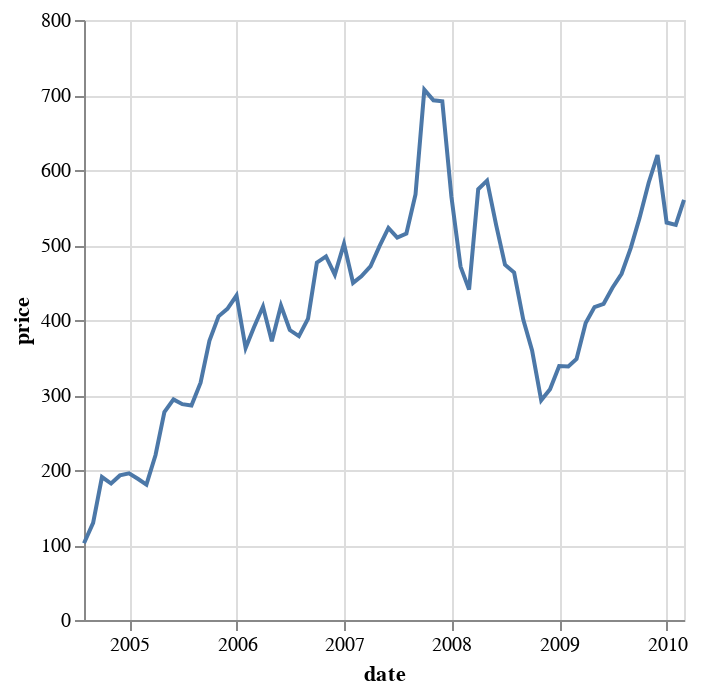

The notebook cell this image was saved under:
### Markdown cell above
Data transform in pandas

### Code cell
GOOG = stocks.query('symbol == "GOOG"')

alt.Chart(GOOG).mark_line().encode(
    x='date:T',
    y='price:Q'
)

### Figure 1 — Vega-Lite specification as saved in the notebook (floating-point values rounded to 4 significant figures)
{"config": {"view": {"continuousWidth": 300, "continuousHeight": 300}}, "data": {"name": "data-0fff2011ed9b71fa721c2b85edd74396"}, "mark": {"type": "line"}, "encoding": {"x": {"field": "date", "type": "temporal"}, "y": {"field": "price", "type": "quantitative"}}, "$schema": "https://vega.github.io/schema/vega-lite/v5.8.0.json", "datasets": {"data-0fff2011ed9b71fa721c2b85edd74396": [{"symbol": "GOOG", "date": "2004-08-01T00:00:00", "price": 102.4}, {"symbol": "GOOG", "date": "2004-09-01T00:00:00", "price": 129.6}, {"symbol": "GOOG", "date": "2004-10-01T00:00:00", "price": 190.6}, {"symbol": "GOOG", "date": "2004-11-01T00:00:00", "price": 182.0}, {"symbol": "GOOG", "date": "2004-12-01T00:00:00", "price": 192.8}, {"symbol": "GOOG", "date": "2005-01-01T00:00:00", "price": 195.6}, {"symbol": "GOOG", "date": "2005-02-01T00:00:00", "price": 188.0}, {"symbol": "GOOG", "date": "2005-03-01T00:00:00", "price": 180.5}, {"symbol": "GOOG", "date": "2005-04-01T00:00:00", "price": 220.0}, {"symbol": "GOOG", "date": "2005-05-01T00:00:00", "price": 277.3}, {"symbol": "GOOG", "date": "2005-06-01T00:00:00", "price": 294.1}, {"symbol": "GOOG", "date": "2005-07-01T00:00:00", "price": 287.8}, {"symbol": "GOOG", "date": "2005-08-01T00:00:00", "price": 286.0}, {"symbol": "GOOG", "date": "2005-09-01T00:00:00", "price": 316.5}, {"symbol": "GOOG", "date": "2005-10-01T00:00:00", "price": 372.1}, {"symbol": "GOOG", "date": "2005-11-01T00:00:00", "price": 404.9}, {"symbol": "GOOG", "date": "2005-12-01T00:00:00", "price": 414.9}, {"symbol": "GOOG", "date": "2006-01-01T00:00:00", "price": 432.7}, {"symbol": "GOOG", "date": "2006-02-01T00:00:00", "price": 362.6}, {"symbol": "GOOG", "date": "2006-03-01T00:00:00", "price": 390.0}, {"symbol": "GOOG", "date": "2006-04-01T00:00:00", "price": 417.9}, {"symbol": "GOOG", "date": "2006-05-01T00:00:00", "price": 371.8}, {"symbol": "GOOG", "date": "2006-06-01T00:00:00", "price": 419.3}, {"symbol": "GOOG", "date": "2006-07-01T00:00:00", "price": 386.6}, {"symbol": "GOOG", "date": "2006-08-01T00:00:00", "price": 378.5}, {"symbol": "GOOG", "date": "2006-09-01T00:00:00", "price": 401.9}, {"symbol": "GOOG", "date": "2006-10-01T00:00:00", "price": 476.4}, {"symbol": "GOOG", "date": "2006-11-01T00:00:00", "price": 484.8}, {"symbol": "GOOG", "date": "2006-12-01T00:00:00", "price": 460.5}, {"symbol": "GOOG", "date": "2007-01-01T00:00:00", "price": 501.5}, {"symbol": "GOOG", "date": "2007-02-01T00:00:00", "price": 449.4}, {"symbol": "GOOG", "date": "2007-03-01T00:00:00", "price": 458.2}, {"symbol": "GOOG", "date": "2007-04-01T00:00:00", "price": 471.4}, {"symbol": "GOOG", "date": "2007-05-01T00:00:00", "price": 497.9}, {"symbol": "GOOG", "date": "2007-06-01T00:00:00", "price": 522.7}, {"symbol": "GOOG", "date": "2007-07-01T00:00:00", "price": 510.0}, {"symbol": "GOOG", "date": "2007-08-01T00:00:00", "price": 515.2}, {"symbol": "GOOG", "date": "2007-09-01T00:00:00", "price": 567.3}, {"symbol": "GOOG", "date": "2007-10-01T00:00:00", "price": 707.0}, {"symbol": "GOOG", "date": "2007-11-01T00:00:00", "price": 693.0}, {"symbol": "GOOG", "date": "2007-12-01T00:00:00", "price": 691.5}, {"symbol": "GOOG", "date": "2008-01-01T00:00:00", "price": 564.3}, {"symbol": "GOOG", "date": "2008-02-01T00:00:00", "price": 471.2}, {"symbol": "GOOG", "date": "2008-03-01T00:00:00", "price": 440.5}, {"symbol": "GOOG", "date": "2008-04-01T00:00:00", "price": 574.3}, {"symbol": "GOOG", "date": "2008-05-01T00:00:00", "price": 585.8}, {"symbol": "GOOG", "date": "2008-06-01T00:00:00", "price": 526.4}, {"symbol": "GOOG", "date": "2008-07-01T00:00:00", "price": 473.8}, {"symbol": "GOOG", "date": "2008-08-01T00:00:00", "price": 463.3}, {"symbol": "GOOG", "date": "2008-09-01T00:00:00", "price": 400.5}, {"symbol": "GOOG", "date": "2008-10-01T00:00:00", "price": 359.4}, {"symbol": "GOOG", "date": "2008-11-01T00:00:00", "price": 293.0}, {"symbol": "GOOG", "date": "2008-12-01T00:00:00", "price": 307.6}, {"symbol": "GOOG", "date": "2009-01-01T00:00:00", "price": 338.5}, {"symbol": "GOOG", "date": "2009-02-01T00:00:00", "price": 338.0}, {"symbol": "GOOG", "date": "2009-03-01T00:00:00", "price": 348.1}, {"symbol": "GOOG", "date": "2009-04-01T00:00:00", "price": 396.0}, {"symbol": "GOOG", "date": "2009-05-01T00:00:00", "price": 417.2}, {"symbol": "GOOG", "date": "2009-06-01T00:00:00", "price": 421.6}, {"symbol": "GOOG", "date": "2009-07-01T00:00:00", "price": 443.1}, {"symbol": "GOOG", "date": "2009-08-01T00:00:00", "price": 461.7}, {"symbol": "GOOG", "date": "2009-09-01T00:00:00", "price": 495.9}, {"symbol": "GOOG", "date": "2009-10-01T00:00:00", "price": 536.1}, {"symbol": "GOOG", "date": "2009-11-01T00:00:00", "price": 583.0}, {"symbol": "GOOG", "date": "2009-12-01T00:00:00", "price": 620.0}, {"symbol": "GOOG", "date": "2010-01-01T00:00:00", "price": 529.9}, {"symbol": "GOOG", "date": "2010-02-01T00:00:00", "price": 526.8}, {"symbol": "GOOG", "date": "2010-03-01T00:00:00", "price": 560.2}]}}
